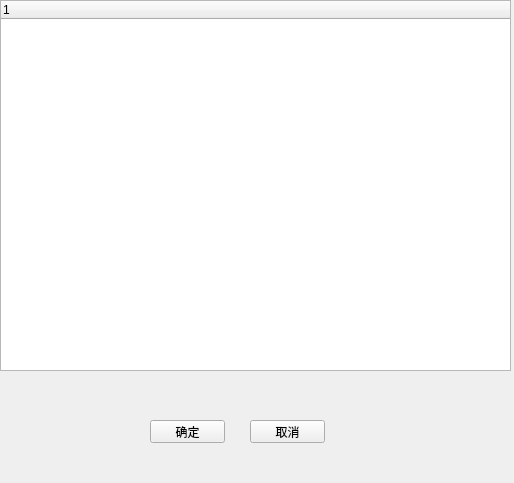
<?xml version="1.0" encoding="UTF-8"?>
<ui version="4.0">
 <class>Form</class>
 <widget class="QWidget" name="Form">
  <property name="geometry">
   <rect>
    <x>0</x>
    <y>0</y>
    <width>514</width>
    <height>483</height>
   </rect>
  </property>
  <property name="windowTitle">
   <string>Form</string>
  </property>
  <widget class="QTreeWidget" name="treeWidget">
   <property name="geometry">
    <rect>
     <x>0</x>
     <y>0</y>
     <width>511</width>
     <height>371</height>
    </rect>
   </property>
   <column>
    <property name="text">
     <string notr="true">1</string>
    </property>
   </column>
  </widget>
  <widget class="QPushButton" name="cancelPushButton">
   <property name="geometry">
    <rect>
     <x>250</x>
     <y>420</y>
     <width>75</width>
     <height>23</height>
    </rect>
   </property>
   <property name="text">
    <string>取消</string>
   </property>
  </widget>
  <widget class="QPushButton" name="confirmPushButton">
   <property name="geometry">
    <rect>
     <x>150</x>
     <y>420</y>
     <width>75</width>
     <height>23</height>
    </rect>
   </property>
   <property name="text">
    <string>确定</string>
   </property>
  </widget>
 </widget>
 <resources/>
 <connections/>
</ui>
